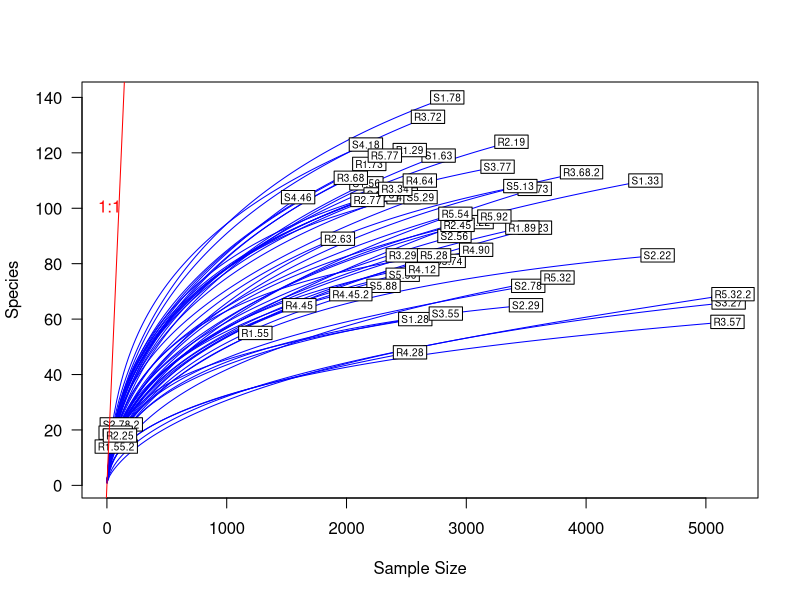
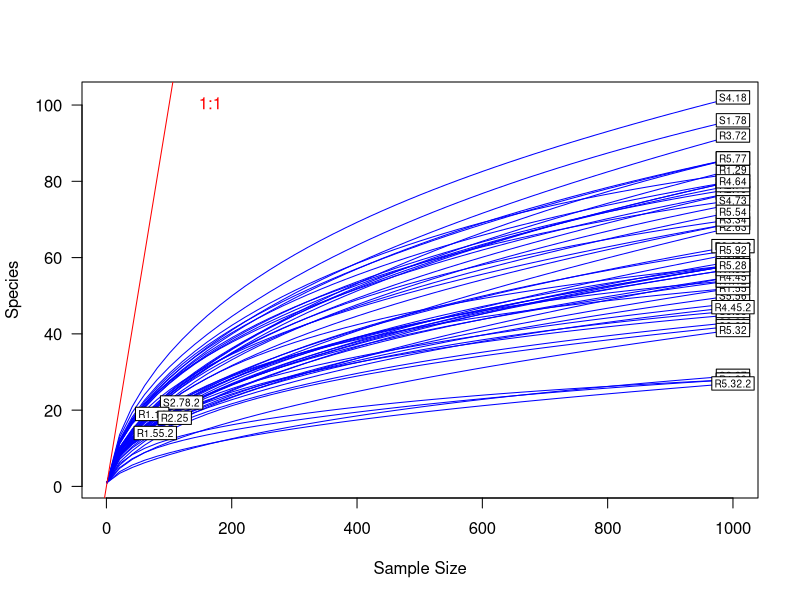
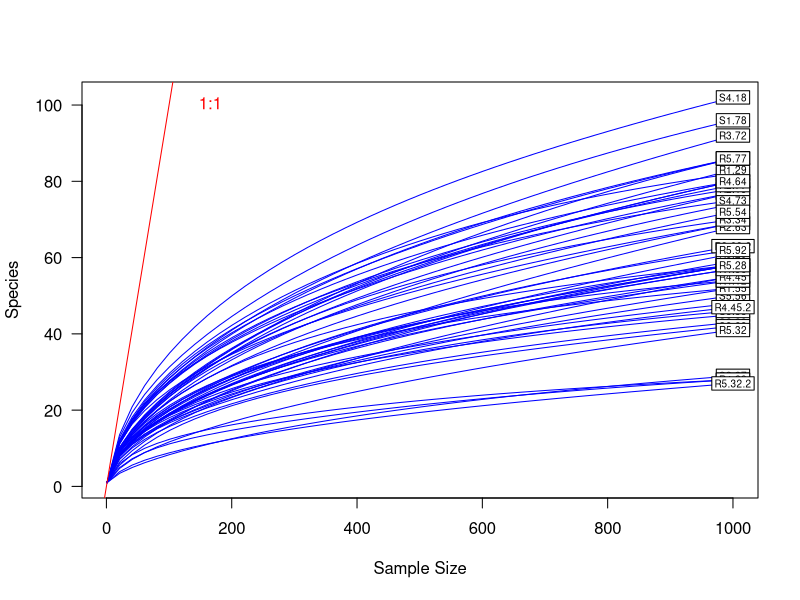
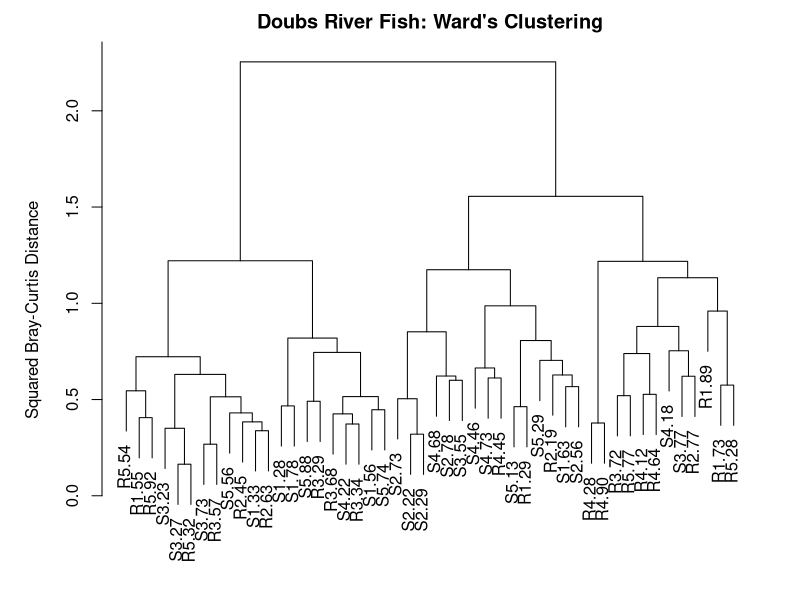
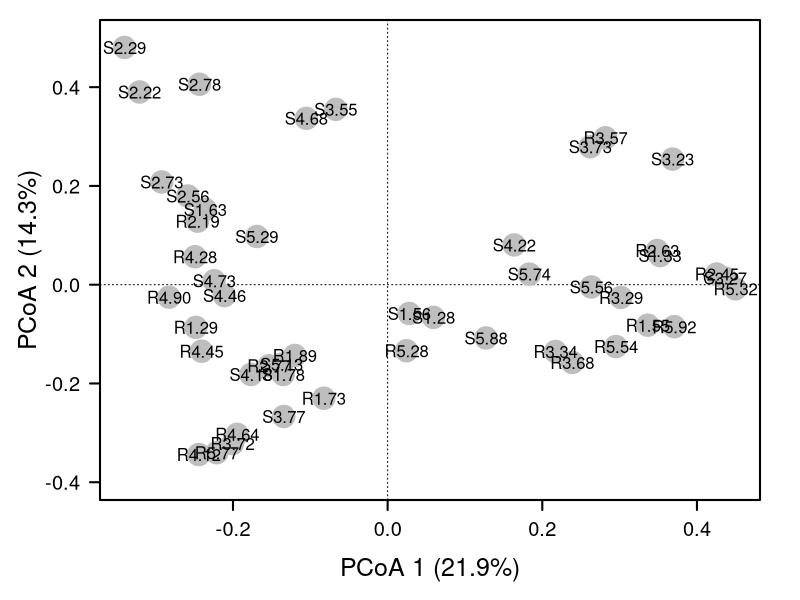
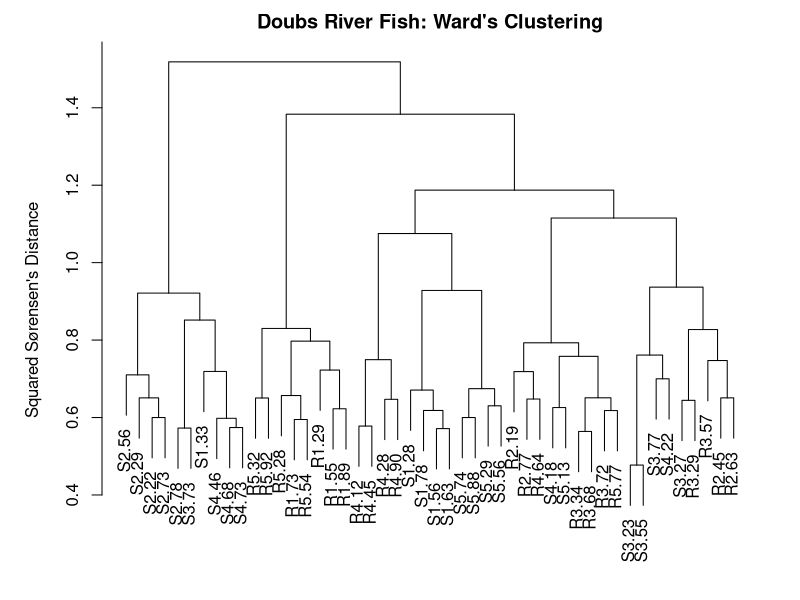
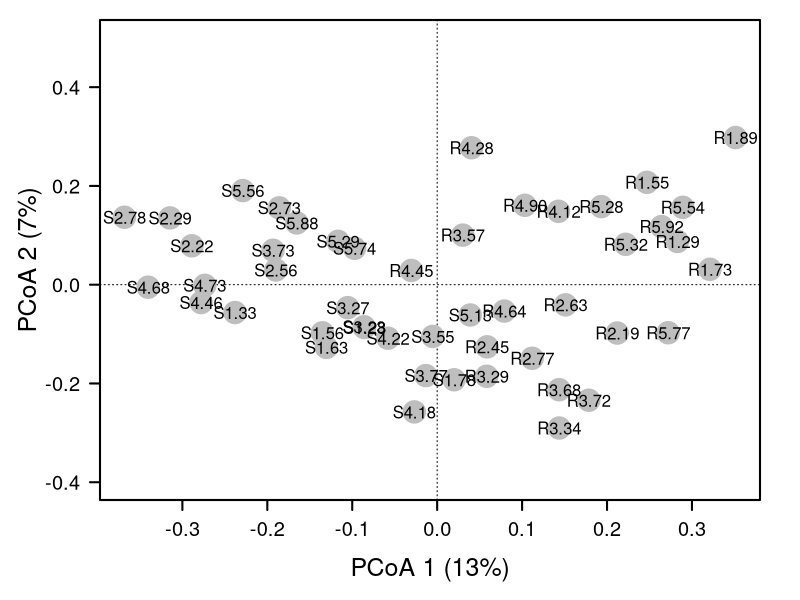
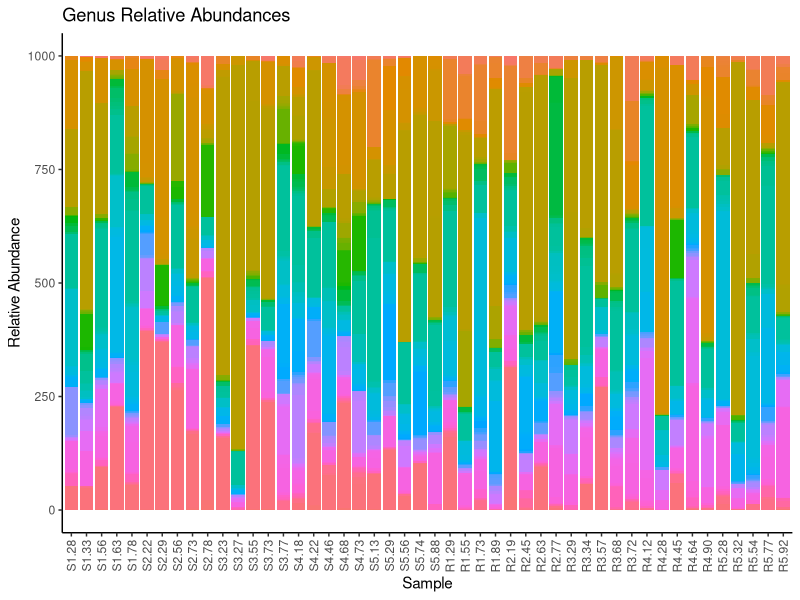

Here is the R script that generated these plots, in order:
## ---- chunk 1
rm(list=ls())
package.list <- c('vegan', 'data.table', 'reshape2', 'ggplot2')
for (package in package.list){
  if (!require(package, character.only = TRUE, quietly = TRUE)) {
    install.packages(package)
    library(package,character.only = TRUE)
  }
}
## ---- chunk 2
site_species <- read.csv("alpine_ridge_data/OTU_table.csv", header = TRUE)
site_species.t <- t(site_species)
## ---- chunk 3
#Visualization of rarecurves for all samples
richness <- rowSums((site_species.t > 0) * 1)
print(richness)
minimum.r <- min(rowSums(site_species.t))
rarefy <- rarefy(x = site_species.t, sample = minimum.r, se = TRUE)

rarecurve(x = site_species.t, step = 20, col = "blue", cex = .6, las = 1)
abline(0, 1, col = 'red')
text(200, 100, "1:1", pos = 2, col = 'red')
## ---- chunk 4
#Rarefaction of samples
site_species.r <- rrarefy(site_species.t, 1000)

richness <- rowSums((site_species.r > 0) * 1)
minimum.r <- min(rowSums(site_species.r))
rarefy <- rarefy(x = site_species.r, sample = minimum.r, se = TRUE)

rarecurve(x = site_species.r, step = 20, col = "blue", cex = .6, las = 1)
abline(0, 1, col = 'red')
text(200, 100, "1:1", pos = 2, col = 'red')
## ---- chunk 5
#Remove samples containing less than 1000 reads (R1.14, R1.55.2, R2.25, S2.78.2)

df.site_species.r <- as.data.frame(site_species.r)
rarefied_site_species <- data.frame()

for (i in 1:nrow(df.site_species.r)){
  if (rowSums(df.site_species.r[i,]) >= 1000){
    rarefied_site_species <- rbind(rarefied_site_species, df.site_species.r[i,])
  }
}

#Visualizing
richness <- rowSums((rarefied_site_species > 0) * 1)
minimum.r <- min(rowSums(rarefied_site_species))
rarefy <- rarefy(x = rarefied_site_species, sample = minimum.r, se = TRUE)

rarecurve(x = rarefied_site_species, step = 20, col = "blue", cex = .6, las = 1)
abline(0, 1, col = 'red')
text(200, 100, "1:1", pos = 2, col = 'red')
## ---- chunk 6
rarefied_site_species <- rarefied_site_species[-c(38,43,48),]
## ---- chunk 7
env <- read.csv("alpine_ridge_data/variables.txt", header = TRUE, sep = "\t")
env <- env[-c(26,31),]
## ---- chunk 8
fungalBC <- vegdist(rarefied_site_species, method = "bray")
## ---- chunk 9
#Performing Cluster Analysis
fungal.ward <- hclust(fungalBC, method = "ward.D2")

#Plotting Cluster
par(mar = c(1,5,2,2) + .1)
plot(fungal.ward, main = "Doubs River Fish: Ward's Clustering",
     ylab = "Squared Bray-Curtis Distance")
## ---- chunk 10
fungal.pcoa <- cmdscale(fungalBC, eig = TRUE, k = 3)

explainvar1 <- round(fungal.pcoa$eig[1]/sum(fungal.pcoa$eig), 3) * 100
explainvar2 <- round(fungal.pcoa$eig[2]/sum(fungal.pcoa$eig), 3) * 100
explainvar3 <- round(fungal.pcoa$eig[3]/sum(fungal.pcoa$eig), 3) * 100
sum.eig <- sum(explainvar1, explainvar2, explainvar3)

#Define Plot Parameters
par(mar = c(5,5,1,2), .1)

#Initiate Plot
plot(fungal.pcoa$points[,1], fungal.pcoa$points[,2], ylim = c(-.4, .5),
     xlab = paste("PCoA 1 (", explainvar1, "%)", sep = ""),
     ylab = paste("PCoA 2 (", explainvar2, "%)", sep = ""),
     pch = 16, cex = 2.0, type = "n", cex.lab = 1.5, cex.axis = 1.2, axes = FALSE)

#Add axis 
axis(side = 1, labels = T, lwd.ticks = 2, cex.axis = 1.2, las = 1)
axis(side = 2, labels = T, lwd.ticks = 2, cex.axis = 1.2, las = 1)
abline(h = 0, v = 0, lty = 3)
box(lwd = 2)

#Add Points & Labels
points(fungal.pcoa$points[,1], fungal.pcoa$points[,2],
       pch = 19, cex = 3, bg = "gray", col = "gray")
text(fungal.pcoa$points[,1], fungal.pcoa$points[,2],
     labels = row.names(fungal.pcoa$points))


## ---- chunk 11
site <- c(rep("S1", 5), rep("S2", 5), rep("S3", 5), rep("S4", 5), rep("S5", 5), rep("R1", 4), rep("R2", 4), rep("R3", 5), rep("R4", 5), rep("R5", 5))

adonis(rarefied_site_species ~ env$V + site, permutations = 999)
## ---- chunk 12
fungalS <- vegdist(rarefied_site_species, method = "bray", binary = "TRUE")
## ---- chunk 13
#Performing Cluster Analysis
fungal.wardS <- hclust(fungalS, method = "ward.D2")

#Plotting Cluster
par(mar = c(1,5,2,2) + .1)
plot(fungal.wardS, main = "Doubs River Fish: Ward's Clustering",
     ylab = "Squared Sørensen's Distance")
## ---- chunk 14
fungal.S.pcoa <- cmdscale(fungalS, eig = TRUE, k = 3)

explainvar1 <- round(fungal.S.pcoa$eig[1]/sum(fungal.pcoa$eig), 3) * 100
explainvar2 <- round(fungal.S.pcoa$eig[2]/sum(fungal.pcoa$eig), 3) * 100
explainvar3 <- round(fungal.S.pcoa$eig[3]/sum(fungal.pcoa$eig), 3) * 100
sum.eig <- sum(explainvar1, explainvar2, explainvar3)

#Define Plot Parameters
par(mar = c(5,5,1,2), .1)

#Initiate Plot
plot(fungal.S.pcoa$points[,1], fungal.S.pcoa$points[,2], ylim = c(-.4, .5),
     xlab = paste("PCoA 1 (", explainvar1, "%)", sep = ""),
     ylab = paste("PCoA 2 (", explainvar2, "%)", sep = ""),
     pch = 16, cex = 2.0, type = "n", cex.lab = 1.5, cex.axis = 1.2, axes = FALSE)

#Add axis 
axis(side = 1, labels = T, lwd.ticks = 2, cex.axis = 1.2, las = 1)
axis(side = 2, labels = T, lwd.ticks = 2, cex.axis = 1.2, las = 1)
abline(h = 0, v = 0, lty = 3)
box(lwd = 2)

#Add Points & Labels
points(fungal.S.pcoa$points[,1], fungal.S.pcoa$points[,2],
       pch = 19, cex = 3, bg = "gray", col = "gray")
text(fungal.S.pcoa$points[,1], fungal.S.pcoa$points[,2],
     labels = row.names(fungal.S.pcoa$points))
## ---- chunk 15
site <- c(rep("S1", 5), rep("S2", 5), rep("S3", 5), rep("S4", 5), rep("S5", 5), rep("R1", 4), rep("R2", 4), rep("R3", 5), rep("R4", 5), rep("R5", 5))

adonis(rarefied_site_species ~ env$V + site, binary = TRUE, permutations = 999)
## ---- chunk 16
genus <- read.csv("alpine_ridge_data/genus_table.csv", header = TRUE)
#convert rownames into column

genus.1 <- as.data.frame(t(rarefied_site_species))
setDT(genus.1, keep.rownames = TRUE)[]

# Converting to Long Format
genus_long <- melt(genus.1, id.vars = "rn", variable.name = "Sample")

# Creating Graph of data
genus_graph <- ggplot(data = genus_long, mapping = aes(x = Sample,  y = value, fill = rn))
genus_graph <- genus_graph + geom_bar(stat="identity")
genus_graph <- genus_graph + labs(y = "Relative Abundance", x = "Sample", title = "Genus Relative Abundances") + theme_classic()
genus_graph <- genus_graph + theme(legend.position = "None")
genus_graph <- genus_graph + theme(axis.text.x = element_text(angle = 90, vjust = 0.5, hjust=1))
genus_graph
## ---- chunk 17
env <- read.csv("alpine_ridge_data/variables.txt", header = TRUE, sep = "\t")
env <- env[-c(26,31),]

site <- c(rep("S1", 5), rep("S2", 5), rep("S3", 5), rep("S4", 5), rep("S5", 5), rep("R1", 4), rep("R2", 4), rep("R3", 5), rep("R4", 5), rep("R5", 5))
adonis(rarefied_site_species ~ env$V + env$P + env$N + env$C + site, method = "bray", permutations = 999)
## ---- chunk 18
env.chem <- as.matrix(env[,c(2:4)])


S.dbrda <- dbrda(fungalS ~ ., as.data.frame(env.chem))
ordiplot(S.dbrda)

S.dbrda0 <- dbrda(fungalS ~ 1, as.data.frame(env.chem))
S.dbrda1 <- dbrda(fungalS ~ ., as.data.frame(env.chem))

S.dbrda <- ordiR2step(S.dbrda0, S.dbrda1, perm.max = 999)

permutest(S.dbrda, permutations = 999)
envfit(S.dbrda, env.chem, permutations = 999)

#Calculating explained variation on axes
S.explainvar1 <- round(S.dbrda$CCA$eig[1]/
                             sum(c(S.dbrda$CCA$eig, S.dbrda$CA$eig)),
                           3 ) * 100
S.explainvar2 <- round(S.dbrda$CCA$eig[2]/
                             sum(c(S.dbrda$CCA$eig, S.dbrda$CA$eig)),
                           3 ) * 100

#Plotting constrained ordination results
par(mar = c(5,5,4,4) + .1)

plot(scores(S.dbrda, display = "wa"), xlim = c(-2, 2.1), ylim = c(-2.3, 2.0), 
     xlab = paste("dbRDA 1 (", S.explainvar1, "%)", sep = ""),
     ylab = paste("dbRDA 2 (", S.explainvar2, "%)", sep = ""),
     pch = 16, cex = 2.0, type = "n", cex.lab = 1.5, cex.axis = 1.2, axes = FALSE
     )

axis(side = 1, labels = T, lwd.ticks = 2, cex.axis = 1.2, las = 1)
axis(side = 2, labels = T, lwd.ticks = 2, cex.axis = 1.2, las = 1)
abline(h = 0, v = 0, lty = 3)
box(lwd = 2)

points(scores(S.dbrda, display = "wa"),
       pch = 19, cex = 3, bg = "gray", col = "gray")
text(scores(S.dbrda, display = "wa"),
     labels = row.names(scores(S.dbrda, display = "wa")))

#Plotting vectors for influence of environmental factors
vectors <- scores(S.dbrda, display = "bp")
arrows(0, 0, vectors[,1], vectors[,2],
       lwd = 2, lty = 1, length = .2, col = "red")
text(vectors[,1], vectors[,2], pos = 3, 
     labels = row.names(vectors), col = "red")
axis(side = 3, lwd.ticks = 2, cex.axis = 1.2, las = 1, col = "red", lwd = 2.2,
     at = pretty(range(vectors[,1])) * 2, labels = pretty(range(vectors[,1])))
axis(side = 4, lwd.ticks = 2, cex.axis = 1.2, las = 1, col = "red", lwd = 2.2,
     at = pretty(range(vectors[,2])) * 2, labels = pretty(range(vectors[,2])))
